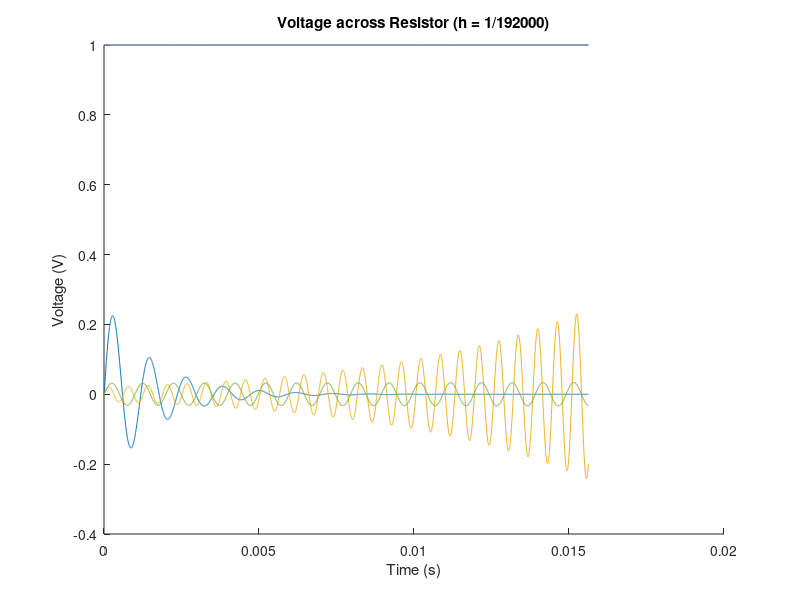

This chart was generated by the following MATLAB code:
clc;
clearvars;
close all;


R = 50;
L = 0.035;
C = 1e-6;

h = 1/192000;
vC0 = 0;
i0 = 0;

Vin = ones(1, 3000);
Vc_i = zeros(2, 3000);
Vc_i(:, 1) = [vC0, 0];


for k = 1:2999
    Vc_i(:, k+1) = [1 h/C; -h/L (1 - R*h/L)]*Vc_i(:, k) + [0; h/L]*Vin(:, k);
end

vR = Vc_i(2, :)*R;
soundsc(vR, 100);
figure;
hold on;
plot(h.*(1:k+1), vR(1, :));
plot(h.*(1:k+1), Vin(1, :));

R = 100;
L = 0.5;
C = 2e-8;

for k = 1:2999
    Vc_i(:, k+1) = [1 h/C; -h/L (1 - R*h/L)]*Vc_i(:, k) + [0; h/L]*Vin(:, k);
end

vR = Vc_i(2, :)*R;

plot(h.*(1:k+1), vR(1, :));
plot(h.*(1:k+1), Vin(1, :));

R = 100;
L = 0.5;
C = 5e-8;

for k = 1:2999
    Vc_i(:, k+1) = [1 h/C; -h/L (1 - R*h/L)]*Vc_i(:, k) + [0; h/L]*Vin(:, k);
end

vR = Vc_i(2, :)*R;

plot(h.*(1:k+1), vR(1, :));
plot(h.*(1:k+1), Vin(1, :));
hold off;
xlabel('Time (s)');
ylabel('Voltage (V)');
title('Voltage across Resistor (h = 1/192000)');